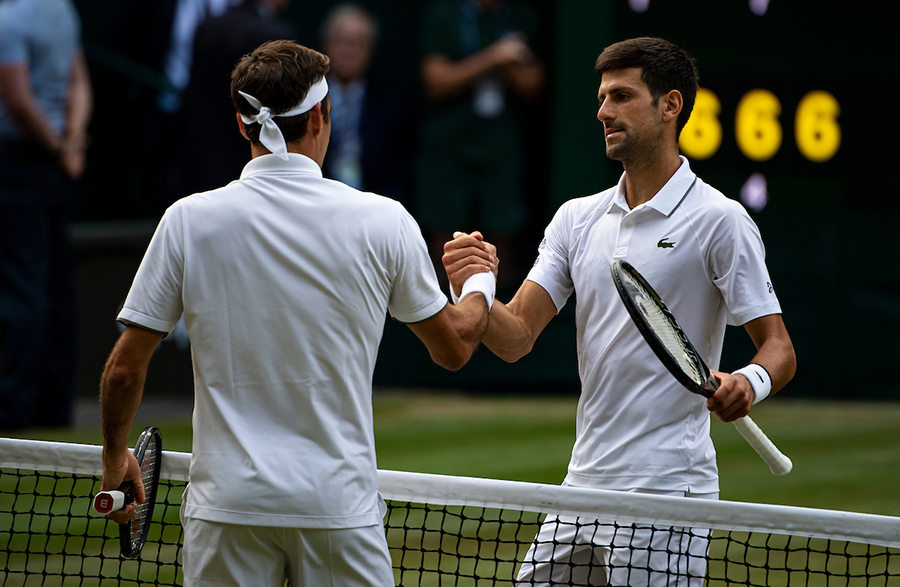
#> input picture face_detect/download.jpg, 900 x 587 px
$ python rotate.py --image face_detect/download.jpg
#> lines starting #> are read from the running program, lines starting #| are printed output that depends on the picture
import numpy as np
import argparse
import imutils
import cv2

ap = argparse.ArgumentParser()
ap.add_argument('-i', '--image', required=True, help='Path to the image.')
args = vars(ap.parse_args())

image = cv2.imread(args['image'])
#> image is the input picture: shape (587, 900, 3); mean B, G, R 67.3, 74, 71.7
cv2.imshow('Original', image)

# When rotating an image, we need to specify around which point we want to rotate. In most cases, we will want to rotate around the center of an image.
(h, w) = image.shape[:2]
#> h = 587; w = 900
center = (w // 2, h // 2)
#> center = (450, 293)

# Define a rotation matrix. Instead of creating a matrix with NumPy, we use the getRotationMatrix2D method from OpenCV.
# Args: point at which we want to rotate the image around, then the number of degrees we are going to rotate the image by, and the scale of the image (1.0 keeps dimensions, 0.5 halves it, etc).
M = cv2.getRotationMatrix2D(center, 45, 1.0)
rotated = cv2.warpAffine(image, M, (w, h))
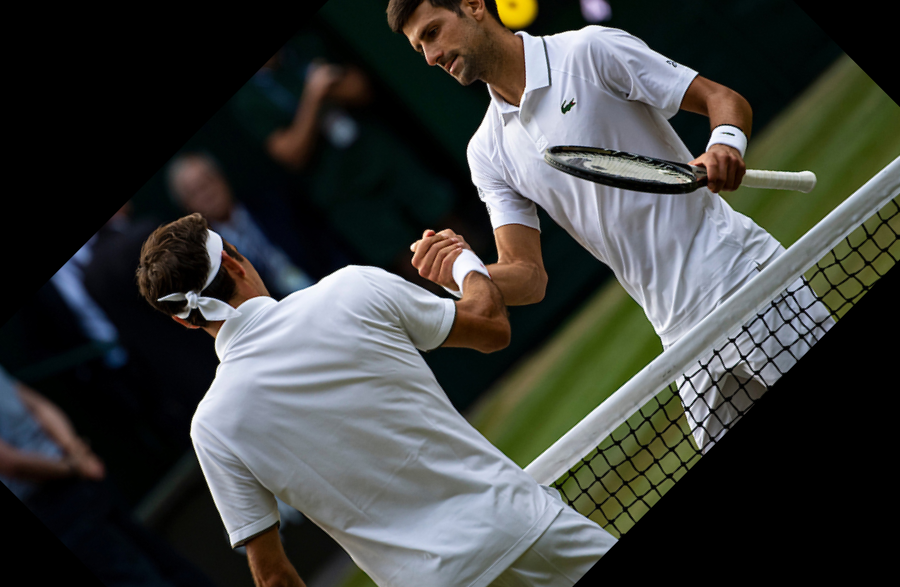
#> rotated: shape (587, 900, 3); mean B, G, R 60.5, 63.4, 61.5
cv2.imshow('Rotated by 45 degrees', rotated)
cv2.waitKey(0)

rotated = imutils.rotate(image, -90)
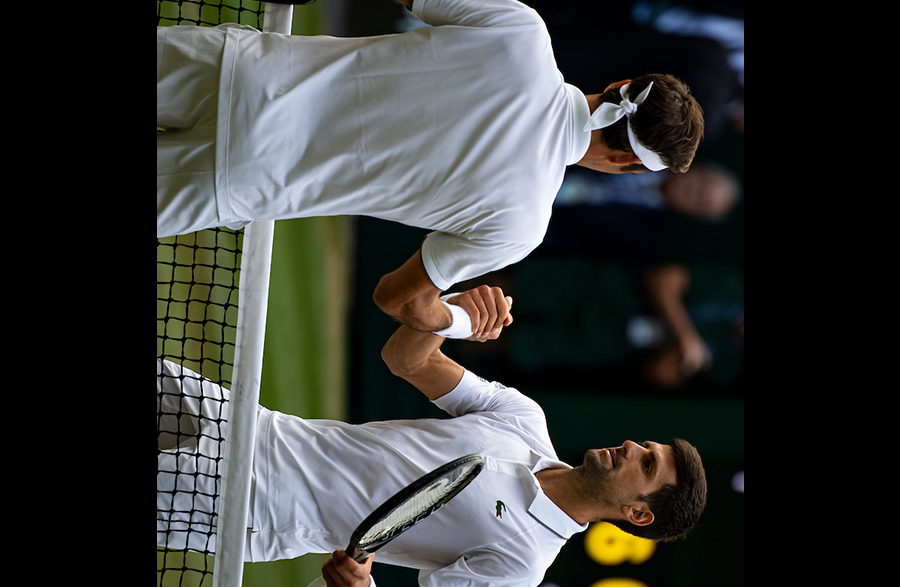
#> rotated: shape (587, 900, 3); mean B, G, R 56.6, 58.9, 57.4
cv2.imshow('Rotated by -90 degrees', rotated)
cv2.waitKey(0)
